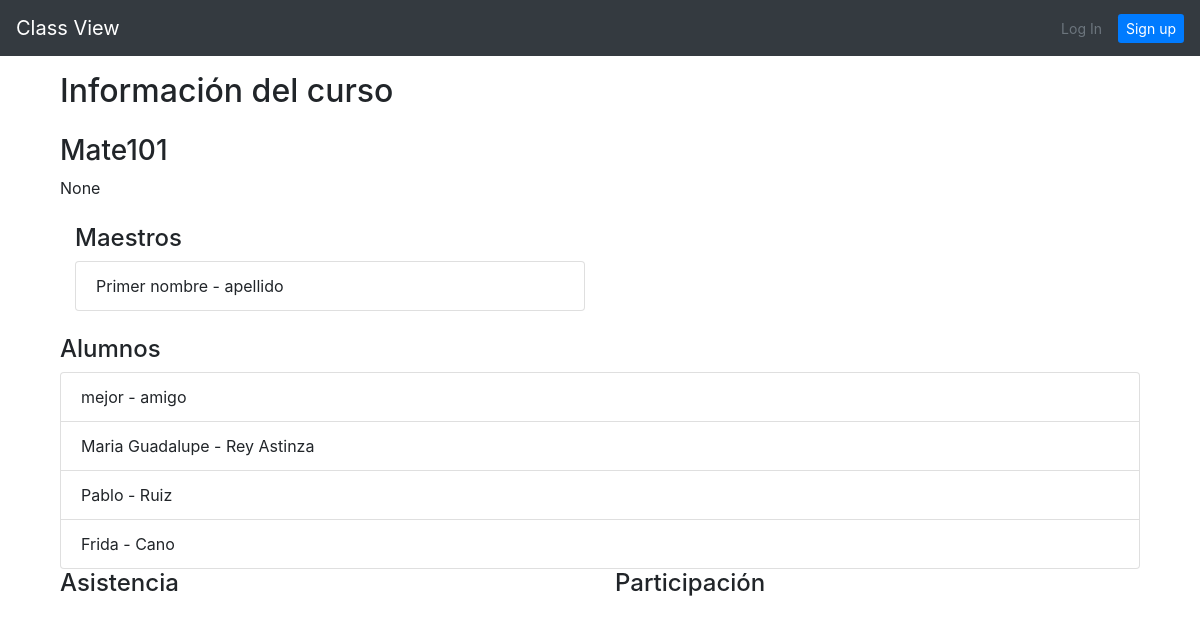
The app's page /dashboard/1/ with its own data.
### classes/models.py (models this page shows, shortened)
class Course(models.Model):
    name = models.CharField(max_length=50)
    description = models.TextField(("Description"), blank=True, null=True, help_text=("Description"))

class CustomUser(AbstractUser):
    age = models.PositiveIntegerField(null=True, blank=True)
    degree = models.CharField(max_length=50, null=True, blank=True)
    semester = models.CharField(max_length=10, null=True, blank=True)
    courses = models.ManyToManyField(Course, related_name= 'courses')
    face_encoding = models.CharField(max_length=150, null=True, blank=True)
    photo = models.ImageField(upload_to='images/', null=True, blank=True)

### dashboard/views.py (the view)
# urls.py: path('<int:pk>/', CourseDetailView.as_view(), name='course_detail'),
class CourseDetailView(DetailView):
    model = Course
    template_name = 'course_detail.html'
    context_object_name = 'course_obj'
    def get_context_data(self, **kwargs):
        context = super().get_context_data(**kwargs)
        context['alumni_obj'] = CustomUser.objects.filter(courses=self.object, is_staff=False)
        context['attendance_obj'] = Attendance.objects.filter(course=self.object)
        context['participation_obj'] = Participation.objects.filter(course=self.object)
        context['teacher_obj'] = CustomUser.objects.filter(courses=self.object, is_staff=True)
        context['user_obj'] = self.request.user
        context['pk'] = self.object.id
        return context

### templates/course_detail.html (shortened to what this page needs)
{% extends 'base.html' %}
{% block content %}
    <div class="container">
        <div class="post-entry">
            <h2 class="mb-4"> Información del curso </h2>
            <h3>{{ course_obj.name }}</h3>
            <p class="mb-4">{{ course_obj.description }}</p>
            <div class="col-md-6">
                <h4> Maestros </h4>
                <ul class="list-group">
                    {% for i in teacher_obj %}
                        <li class="list-group-item">{{ i.first_name }} - {{ i.last_name }}</li>
                    {% endfor %}
                </ul>
            </div>
        </div>
            <div class="mt-4">
                <h4> Alumnos </h4>
                <ul class="list-group">
                    {% for alumni in alumni_obj %}
                        <li class="list-group-item">{{ alumni.first_name }} - {{ alumni.last_name }}</li>
                    {% endfor %}
                </ul>
            </div>
            <div class="row">
                <div class="col-md-6">
                    <h4> Asistencia </h4>
                </div>
                <div class="col-md-6">
                    <h4> Participación </h4>
                </div>
            </div>
        </div>
    </div>
{% endblock content %}

### records on screen
Course: name "Mate101", description "None"
CustomUser: first_name "Primer nombre", last_name "apellido"
CustomUser: first_name "mejor", last_name "amigo"
CustomUser: first_name "Maria Guadalupe", last_name "Rey Astinza"
CustomUser: first_name "Pablo", last_name "Ruiz"
CustomUser: first_name "Frida", last_name "Cano"
